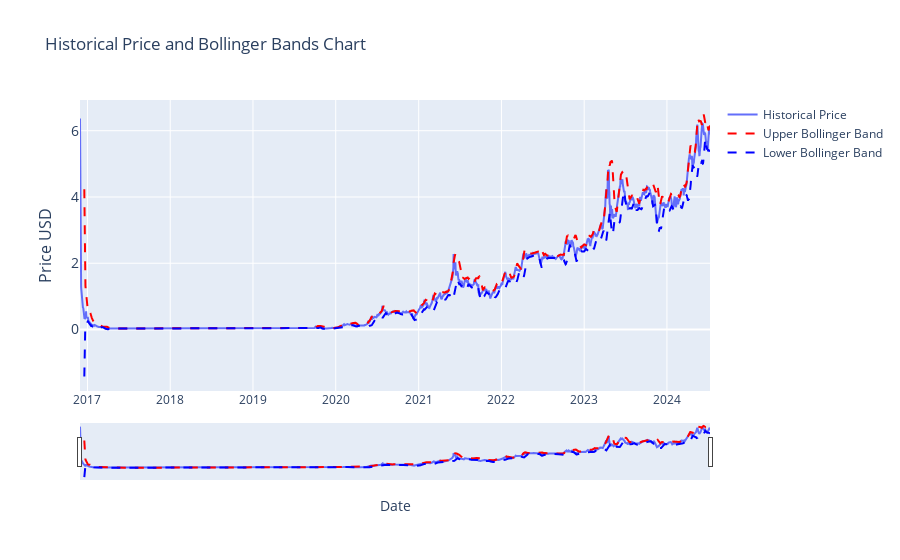

The cell this chart's notebook holds for it:
### Markdown cell above
### bollinger_bands

### Code cell
# # Bollinger Bands - Bolligner Bands currently use the SMA for the upper + lower band, but standardised to historical price                           


import plotly.graph_objects as go
import pandas as pd
from ipywidgets import interact, DatePicker
import numpy as np


df = current_item.copy()

# Window sets the period length for calculating the Bollinger Bands moving average. Industry standard is 20d. 
window = 20
df= calculate_bollinger_bands(df, window)


start_date_picker = DatePicker(description='Start Date', value=START_DATE)
end_date_picker = DatePicker(description='End Date', value=END_DATE)

interact(lambda start_date, end_date:
            plot_bollinger_bands(df, start_date, end_date),
            start_date=start_date_picker, end_date=end_date_picker)

### Figure 1 — Plotly figure (JSON) as saved in the notebook; plotly's stock layout.template omitted (floating-point values rounded to 4 significant figures; data arrays with more than 128 entries replaced by an {"elided": "..."} marker saying what was removed)
{"data": [{"mode": "lines", "name": "Historical Price", "type": "scatter", "x": {"elided": "2780 str values"}, "y": {"elided": "2780 float values"}}, {"line": {"color": "red", "dash": "dash"}, "mode": "lines", "name": "Upper Bollinger Band", "type": "scatter", "x": {"elided": "2780 str values"}, "y": {"elided": "2780 float values"}}, {"line": {"color": "blue", "dash": "dash"}, "mode": "lines", "name": "Lower Bollinger Band", "type": "scatter", "x": {"elided": "2780 str values"}, "y": {"elided": "2780 float values"}}], "layout": {"showlegend": true, "title": {"text": "Historical Price and Bollinger Bands Chart"}, "xaxis": {"rangeslider": {"visible": true}, "title": {"text": "Date"}, "type": "date"}, "yaxis": {"tickfont": {"size": 14}, "title": {"font": {"size": 16}, "text": "Price USD"}}}}
